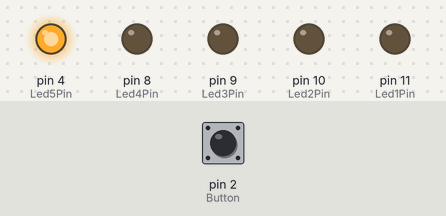
Simulated run of this sketch. Board: Arduino Uno, built with avr-gcc and run on an emulated ATmega328P. Shown: output pins drawn as LEDs (lit = HIGH). The test bench sets the inputs (shaded band); at power-on: pin 2 (Button) HIGH.

Above: at 11.3 s.
11.4 s: pin 2 (Button) pulled LOW for 0.15 s
At 12.0 s:
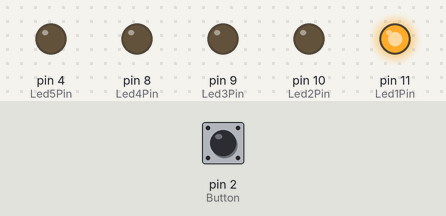
14.9 s: pin 2 (Button) pulled LOW for 1 s
At 18.5 s:
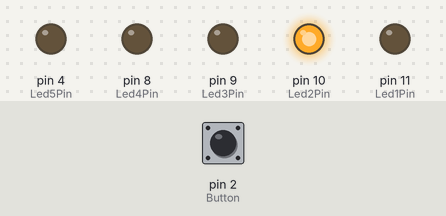
At 21.2 s:
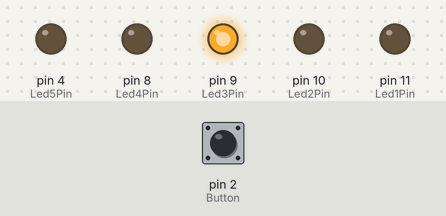
Timing chart, 0 to 24.4 s (numbered marks = the images above; inputs shaded):
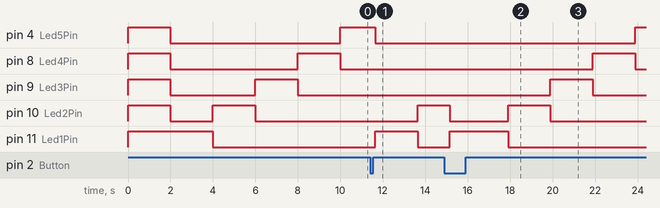

The sketch:

ledgame.ino
```cpp
int Led1Pin = 11; //The pin of the first LED.
int Led2Pin = 10; //The pin of the second LED.
int Led3Pin = 9; //etc.
int Led4Pin = 8;
int Led5Pin = 4;

int Button = 2; //The pin of the button.

unsigned long timestep;
unsigned long starttime;
unsigned long nowtime;

int Level = 1;

void setup() {
  pinMode(Led1Pin, OUTPUT);
  pinMode(Led2Pin, OUTPUT); // Yellow
  pinMode(Led3Pin, OUTPUT); //Green
  pinMode(Led4Pin, OUTPUT); //Yellow
  pinMode(Led5Pin, OUTPUT);
  pinMode(Button, INPUT);

  digitalWrite(Led1Pin, HIGH);
  digitalWrite(Led2Pin, HIGH);
  digitalWrite(Led3Pin, HIGH);
  digitalWrite(Led4Pin, HIGH);
  digitalWrite(Led5Pin, HIGH);
  delay(2000);
  digitalWrite(Led1Pin, LOW);
  digitalWrite(Led2Pin, LOW);
  digitalWrite(Led3Pin, LOW);
  digitalWrite(Led4Pin, LOW);
  digitalWrite(Led5Pin, LOW);
  starttime = millis();
}

void loop() {

  int ButtonState;
  ButtonState = digitalRead(Button);
  timestep = 2000/Level;
  nowtime = millis();

    if ((nowtime-starttime < timestep*1) && (nowtime-starttime >= timestep*0)){

      digitalWrite(Led1Pin, HIGH);
      digitalWrite(Led2Pin, LOW);
      digitalWrite(Led3Pin, LOW);
      digitalWrite(Led4Pin, LOW);
      digitalWrite(Led5Pin, LOW);

        if (ButtonState == LOW){
        Level = 1;
        delay(250);
        starttime = millis(); //Resets game to level 1 if red LED is hit.
      }
    }

    else if ((nowtime-starttime < timestep*2) && (nowtime-starttime >= timestep*1)){

      digitalWrite(Led1Pin, LOW);
      digitalWrite(Led2Pin, HIGH);
      digitalWrite(Led3Pin, LOW);
      digitalWrite(Led4Pin, LOW);
      digitalWrite(Led5Pin, LOW);

      if (ButtonState == LOW){
        delay(250);
        starttime = millis(); //Resets the game at the same level when a yellow LED is hit.
      }
    }

    else if ((nowtime-starttime  < timestep*3) && (nowtime-starttime >= timestep*2)){

      digitalWrite(Led1Pin, LOW);
      digitalWrite(Led2Pin, LOW);
      digitalWrite(Led3Pin, HIGH);
      digitalWrite(Led4Pin, LOW);
      digitalWrite(Led5Pin, LOW);

      if (ButtonState == LOW){
        Level = Level + 1;
        delay(250);
        starttime = millis(); //Starts a new level when green LED is hit.

          if (Level == 10) {

            delay(250);
            digitalWrite(Led1Pin, LOW);
            digitalWrite(Led2Pin, HIGH);
            digitalWrite(Led3Pin, LOW);
            digitalWrite(Led4Pin, HIGH);
            digitalWrite(Led5Pin, LOW);
          }
      }
  }

    else if((nowtime-starttime < timestep*4) && (nowtime-starttime >= timestep*3)){

      digitalWrite(Led1Pin, LOW);
      digitalWrite(Led2Pin, LOW);
      digitalWrite(Led3Pin, LOW);
      digitalWrite(Led4Pin, HIGH);
      digitalWrite(Led5Pin, LOW);

      if (ButtonState == LOW){
        delay(250);
        starttime = millis(); //Resets the game at the same level when a yellow LED is hit.
      }
  }

    else if ((nowtime-starttime < timestep*5) && (nowtime-starttime >= timestep*4)){

      digitalWrite(Led1Pin, LOW);
      digitalWrite(Led2Pin, LOW);
      digitalWrite(Led3Pin, LOW);
      digitalWrite(Led4Pin, LOW);
      digitalWrite(Led5Pin, HIGH);

      if (ButtonState == LOW){
        Level = 1;
        delay(250);
        starttime = millis(); //Resets game to level 1 if red LED is hit.
      }
  }

  else if ((nowtime-starttime < timestep*6) && (nowtime-starttime >= timestep*5)){

      digitalWrite(Led1Pin, LOW);
      digitalWrite(Led2Pin, LOW);
      digitalWrite(Led3Pin, LOW);
      digitalWrite(Led4Pin, HIGH);
      digitalWrite(Led5Pin, LOW);

      if (ButtonState == LOW){
        delay(250);
        starttime = millis(); //Resets the game at the same level when a yellow LED is hit.
      }
  }

  else if ((nowtime-starttime < timestep*7) && (nowtime-starttime >= timestep*6)){

      digitalWrite(Led1Pin, LOW);
      digitalWrite(Led2Pin, LOW);
      digitalWrite(Led3Pin, HIGH);
      digitalWrite(Led4Pin, LOW);
      digitalWrite(Led5Pin, LOW);

        if (ButtonState == LOW){
          Level = Level + 1;
          delay(250);
          starttime = millis(); //Starts a new level when green LED is hit.

          if (Level == 10) {

            delay(250);
            digitalWrite(Led1Pin, LOW);
            digitalWrite(Led2Pin, HIGH);
            digitalWrite(Led3Pin, LOW);
            digitalWrite(Led4Pin, HIGH);
            digitalWrite(Led5Pin, LOW);
          }
        }
  }

  else if ((nowtime-starttime < timestep*8) && (nowtime-starttime >= timestep*7)){

     digitalWrite(Led1Pin, LOW);
     digitalWrite(Led2Pin, HIGH);
     digitalWrite(Led3Pin, LOW);
     digitalWrite(Led4Pin, LOW);
     digitalWrite(Led5Pin, LOW);

        if (ButtonState == LOW){
          delay(250);
          starttime = millis(); //Resets the game at the same level when a yellow LED is hit.
        }
  }

  else if ((nowtime-starttime < timestep*9) && (nowtime-starttime >= timestep*8)){

     digitalWrite(Led1Pin, HIGH);
     digitalWrite(Led2Pin, LOW);
     digitalWrite(Led3Pin, LOW);
     digitalWrite(Led4Pin, LOW);
     digitalWrite(Led5Pin, LOW);

        if (ButtonState == LOW){
          Level = 1;
          delay(250);
          starttime = millis(); //Resets game to level 1 if red LED is hit.
        }
  }

  else if (nowtime-starttime >= timestep*9){
    starttime = millis();
  }
}
```

Measured:
- after the input at 11.4 s, pin 4 (Led5Pin): HIGH → LOW after 0.25 s instead of 0.60 s; pin 8 (Led4Pin): stays LOW (without the input it goes to HIGH after 0.60 s); pin 9 (Led3Pin): stays LOW (without the input it goes to HIGH after 2.6 s); pin 10 (Led2Pin): LOW → HIGH after 2.3 s; pin 11 (Led1Pin): LOW → HIGH after 0.25 s, → LOW 2.0 s later
- after the input at 14.9 s, pin 10 (Led2Pin): HIGH → LOW after 0.25 s instead of 0.75 s; pin 11 (Led1Pin): LOW → HIGH after 0.25 s, → LOW 2.7 s later
